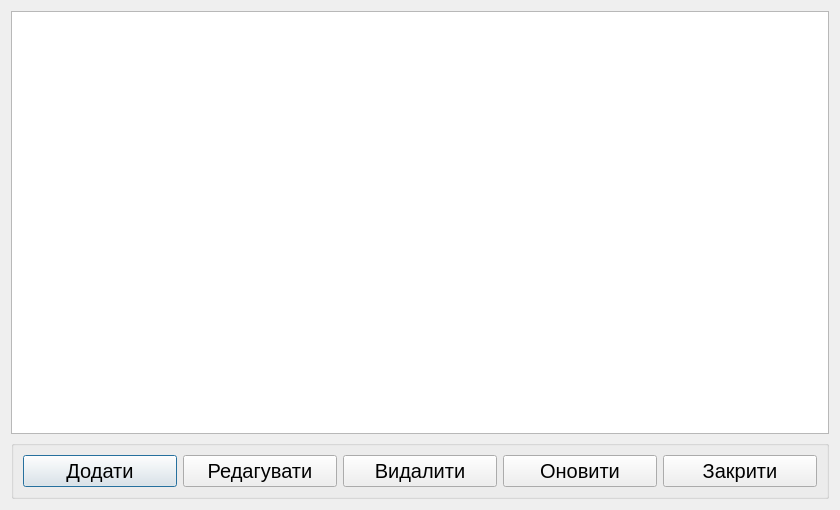
<?xml version="1.0" encoding="UTF-8"?>
<ui version="4.0">
 <class>RoomManagement</class>
 <widget class="QDialog" name="RoomManagement">
  <property name="geometry">
   <rect>
    <x>0</x>
    <y>0</y>
    <width>840</width>
    <height>510</height>
   </rect>
  </property>
  <property name="windowTitle">
   <string>Dialog</string>
  </property>
  <layout class="QGridLayout" name="gridLayout">
   <item row="0" column="0">
    <widget class="QTableView" name="tableView"/>
   </item>
   <item row="1" column="0">
    <widget class="QGroupBox" name="groupBox">
     <property name="title">
      <string/>
     </property>
     <layout class="QHBoxLayout" name="horizontalLayout">
      <item>
       <widget class="QPushButton" name="pbAdd">
        <property name="font">
         <font>
          <pointsize>15</pointsize>
         </font>
        </property>
        <property name="text">
         <string>Додати</string>
        </property>
       </widget>
      </item>
      <item>
       <widget class="QPushButton" name="pbEdit">
        <property name="font">
         <font>
          <pointsize>15</pointsize>
         </font>
        </property>
        <property name="text">
         <string>Редагувати</string>
        </property>
       </widget>
      </item>
      <item>
       <widget class="QPushButton" name="pbDelete">
        <property name="font">
         <font>
          <pointsize>15</pointsize>
         </font>
        </property>
        <property name="text">
         <string>Видалити</string>
        </property>
       </widget>
      </item>
      <item>
       <widget class="QPushButton" name="pbRefresh">
        <property name="font">
         <font>
          <pointsize>15</pointsize>
         </font>
        </property>
        <property name="text">
         <string>Оновити</string>
        </property>
       </widget>
      </item>
      <item>
       <widget class="QPushButton" name="pbClose">
        <property name="font">
         <font>
          <pointsize>15</pointsize>
         </font>
        </property>
        <property name="text">
         <string>Закрити</string>
        </property>
       </widget>
      </item>
     </layout>
    </widget>
   </item>
  </layout>
 </widget>
 <resources/>
 <connections/>
</ui>
